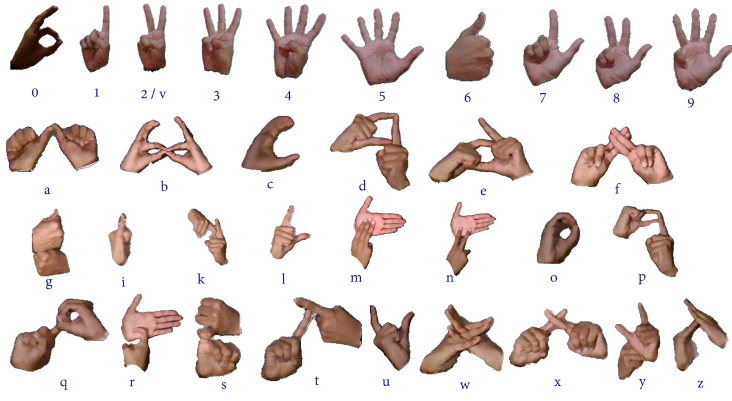
#> input picture Indian Sign Language Hand Poses.png, 1464 x 801 px, given in place of the camera (shown at 1/2 size)
$ python check_segmentation.py   (older library calls are emulated)
#> lines starting #> are read from the running program, lines starting #| are printed output that depends on the picture; after the words box and inside, x2 and y2 are one past the last pixel; in counts of white or black regions, pixels touching at a corner belong together
#> further down, frame is the input picture: shape (801, 1464, 3); mean B, G, R 216.7, 219.4, 228.7
### utils.py
"""
This file contains several Modules of silatra.
"""

def segment(src_img):
    """
    ### Segment skin areas from hand using a YCrCb mask.

    This function returns a mask with white areas signifying skin and black areas otherwise.

    Returns: mask
    """

    import cv2
    from numpy import array, uint8

    blurred_img = cv2.GaussianBlur(src_img,(5,5),0)
    blurred_img = cv2.medianBlur(blurred_img,5)

    ycrcb_image = cv2.cvtColor(blurred_img, cv2.COLOR_BGR2YCR_CB)
#> ycrcb_image: shape (801, 1464, 3); mean of channels 0, 1, 2 222.2, 132.9, 125.1
    lower = array([0,140,60], uint8)
    upper = array([255,180,127], uint8)
    mask = cv2.inRange(ycrcb_image, lower, upper)
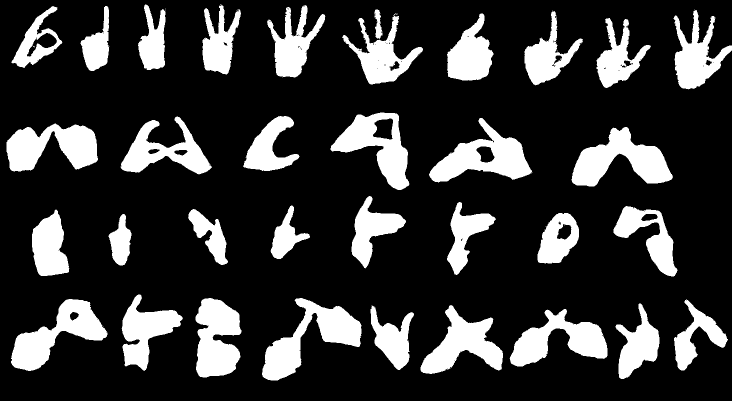
#> mask: shape (801, 1464) (shown at 1/2 size); 20.9% white; 42 white regions (8 under 20 px), largest, box (x1, y1, x2, y2) and area: (524, 596, 723, 761) 12420, (1143, 254, 1346, 373) 11971, (858, 236, 1065, 365) 11426

    open_kernel = cv2.getStructuringElement(cv2.MORPH_CROSS, (5,5))
    close_kernel = cv2.getStructuringElement(cv2.MORPH_CROSS, (7,7))
    mask = cv2.morphologyEx(mask, cv2.MORPH_OPEN, open_kernel)
#> mask: shape (801, 1464); 20.8% white; 34 white regions, largest, box (x1, y1, x2, y2) and area: (524, 596, 723, 761) 12400, (1143, 254, 1346, 373) 11962, (858, 236, 1064, 365) 11412
    mask = cv2.morphologyEx(mask, cv2.MORPH_CLOSE, close_kernel)
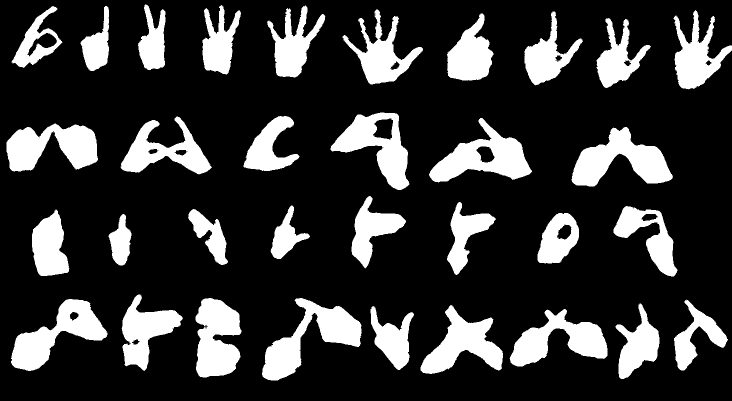
#> mask: shape (801, 1464) (shown at 1/2 size); 20.9% white; 33 white regions, largest, box (x1, y1, x2, y2) and area: (524, 596, 723, 761) 12429, (1143, 254, 1346, 373) 11964, (858, 236, 1064, 365) 11462

    return mask


# [86 lines left out: functions detect_face, eliminate_face, not called in this run]


# --- These global variables are required for Object stabilisation ---
import cv2

faceStabilizerMode = "ON"  # This is used to enable/disable the stabilizer using KCF Tracker
trackingStarted = False     # This is used to indicate whether tracking has started or not
noOfFramesNotTracked = 0    # This indicates the no of frames that has not been tracked
maxNoOfFramesNotTracked = 15 # This is the max no of frames that if not tracked, will restart the tracker algo
minNoOfFramesBeforeStabilizationStart = 0
trackerInitFace = (0,0,0,0)
try: tracker = cv2.TrackerKCF_create()
except AttributeError: tracker = cv2.Tracker_create('KCF')

# --- End of declaration ---

# [131 lines left out: functions stabilize, get_my_hand, extract_features, not called in this run]


class HandMotionRecognizer:
    '''
    ### Hand Motion Recognizer class.

    This class is used to get motion information from each frame in a continuous feed. Use get_hand_motion() function to get motion information at each frame.
    '''
    # [42 lines left out: functions __init__, get_hand_motion, not called in this run]

### check_segmentation.py
from utils import segment
import cv2, numpy as np

print('Press q/Q to quit')
cap = cv2.VideoCapture(0)
cap.set(cv2.CAP_PROP_FPS, 30)

lower = np.array([0,140,60],np.uint8)
upper = np.array([255,180,127],np.uint8)

while True:
    _, frame = cap.read()
    mask = segment(frame)
    '''
    Normal segmentation using YCRCB
    mask = cv2.cvtColor(frame, cv2.COLOR_BGR2YCR_CB)
    mask = cv2.inRange(mask, lower, upper)
    '''
    cv2.imshow('Original', frame)
    cv2.imshow('Segmentation mask', mask)
    key = cv2.waitKey(1)
#> (key q is pressed here)
    if key == ord('q') or key == ord('Q'): break

cv2.destroyAllWindows()
cap.release()
